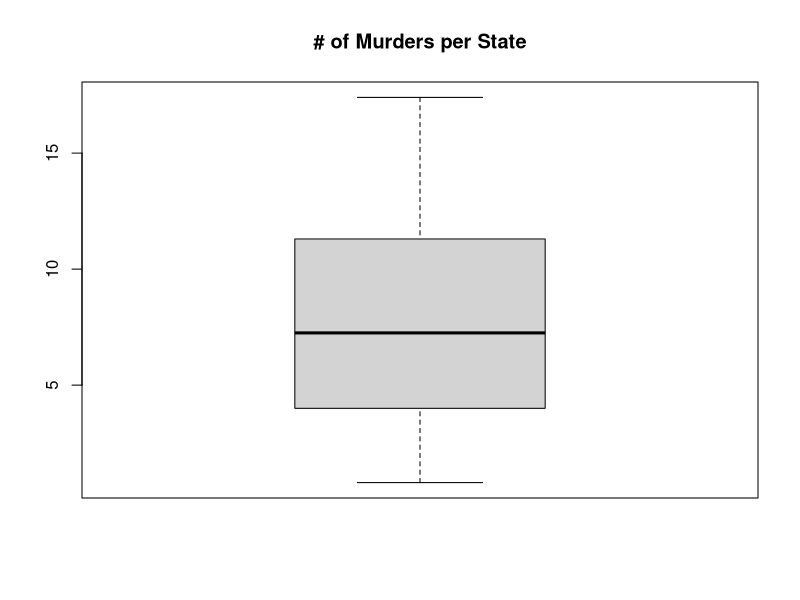
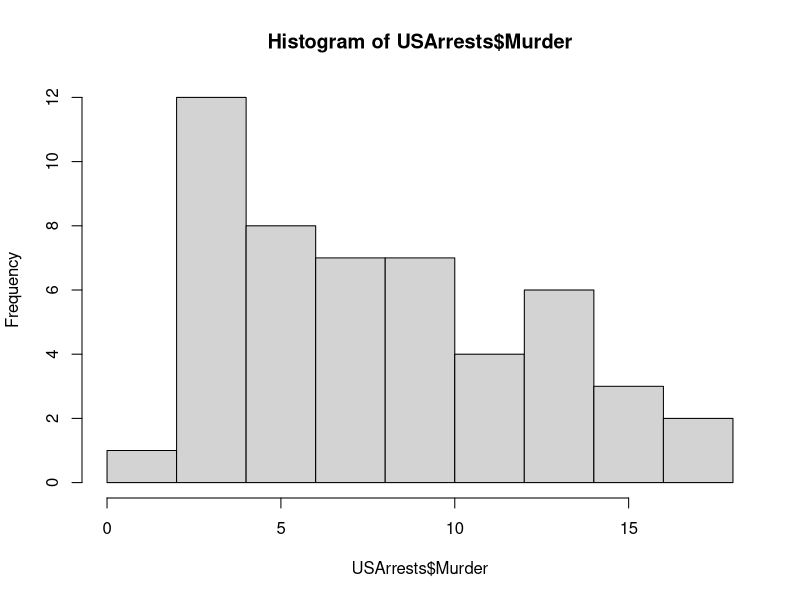
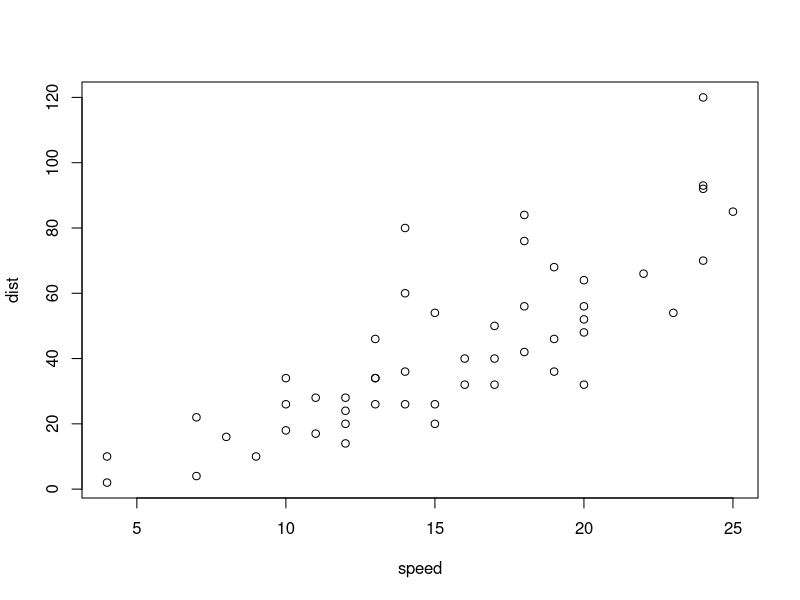

The R source for these figures, in order:
## ---- chunk 1
knitr::kable(USArrests)
## ---- chunk 2
data("USArrests")
## ---- chunk 3

summary(USArrests$Murder)

## ---- chunk 4

boxplot(USArrests$Murder, main = '# of Murders per State')

## ---- chunk 5
hist(USArrests$Murder)
## ---- chunk 6
plot(cars)
